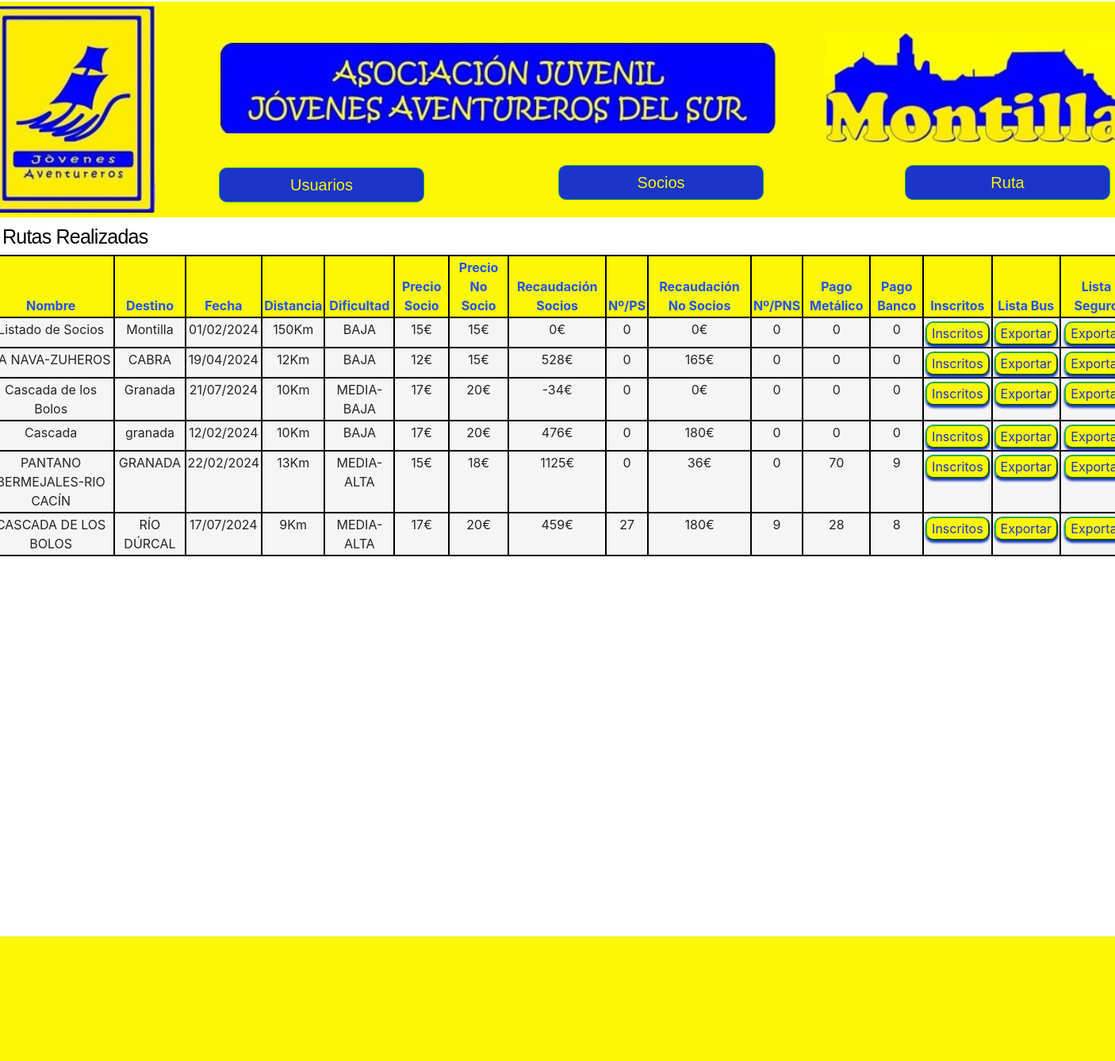
The page /socios/mostrarIncripciones/cerradas/ on the database as committed earlier.
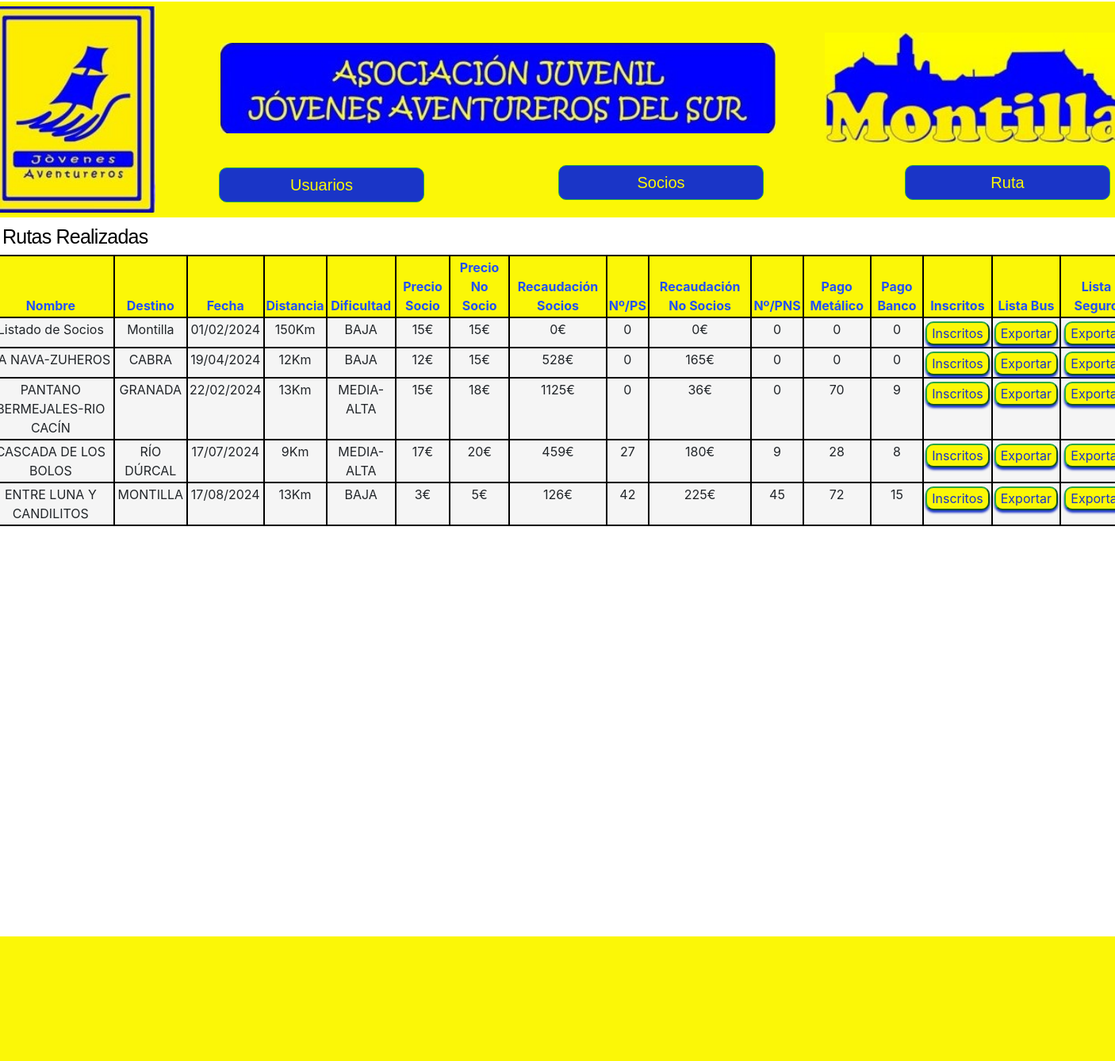
The same page on the database as committed later.
### Socios/models.py (models this page shows, shortened)
class Inscripciones(models.Model):
    id = models.AutoField(primary_key=True)
    nombre = models.CharField(max_length=30)
    destino = models.CharField(max_length=30, blank=False)
    fecha = models.CharField(max_length=16, blank=False)
    distancia = models.IntegerField(default=0)
    dificultad = models.CharField(max_length=20, choices=DIFICULTAD, default=BAJA)
    precio_socio = models.PositiveIntegerField()
    precio_no_socio = models.PositiveIntegerField()
    finalizada = models.BooleanField(default=False)
    recaudacion_socios = models.IntegerField(default=0)
    recaudacion_no_socios = models.IntegerField(default=0)
    pago_metalico = models.IntegerField(default=0)
    pago_banco = models.IntegerField(default=0)
    total_socios = models.IntegerField(default=0)
    total_no_socios = models.IntegerField(default=0)
    total_guias = models.IntegerField(default=0)

### Socios/views.py (the view)
# urls.py: path("mostrarIncripciones/cerradas/", listar_incripciones_cerradas, name="Incripciones Cerradas"),
def listar_incripciones_cerradas(request):
    calcular_suma(request)
    inscripciones = Inscripciones.objects.filter(finalizada = True)
    page = request.GET.get('page', 1)  # Obtener el número de página de la solicitud GET
    try:
        paginator = Paginator(inscripciones, 12)  # 6 usuarios por página
        inscripciones = paginator.page(page)
    except PageNotAnInteger:
            raise Http404
    return render(request, 'socios/mostrarInscripcionCerrada.html', {"entity":inscripciones, "paginator":paginator})

### Socios/views.py (called while the page is built, shortened)
def calcular_suma(request):
    total_socios = 0
    total_no_socios = 0
    total_metalico = 0
    total_banco = 0
    numero_socios = 0
    numero_no_socios = 0
    total_guia = 0
    inscripciones = Inscripciones.objects.filter(finalizada = False)
    if inscripciones:
        for ins in inscripciones:
            inscripciones_socio = Inscripcion_Socio.objects.filter(inscripcion = ins)
            ins.total_guias = total_guia
            ins.recaudacion_socios = total_socios
            ins.recaudacion_no_socios = total_no_socios
            ins.pago_metalico = total_metalico - total_guia
            ins.pago_banco = total_banco
            ins.total_socios = numero_socios - total_guia
            ins.total_no_socios = numero_no_socios
            ins.save()
    return print("Todo correcto")

### Socios/templates/socios/mostrarInscripcionCerrada.html (shortened to what this page needs)
{% extends "jovenesAventureros/base.html" %}
{% load crispy_forms_tags %}
{% load static %}
{% block content %}
<div class="overlap-groupRegister">
  <p class="gestiones" style="font-size: 25px; margin-left: -660px; margin-top: -345px;">Rutas Realizadas</p>
  <div class="contenedorFormularioSocio">
    <table class ="table" style="margin-left: -70px; margin-top: 0px;">
      <thead>
        <tr>
          <th class="th">Nombre</th>
          <th class="th">Destino</th>
          <th class="th">Fecha</th>
          <th class="th">Distancia</th>
          <th class="th">Dificultad</th>
          <th class="th">Precio Socio</th>
          <th class="th">Precio No Socio</th>
          <th class="th">Recaudación Socios</th>
          <th class="th">Nº/PS</th>
          <th class="th">Recaudación No Socios</th>
          <th class="th">Nº/PNS</th>
          <th class="th">Pago Metálico</th>
          <th class="th">Pago Banco</th>
          <th class="th">Inscritos</th>
          <th class="th">Lista Bus</th>
          <th class="th">Lista Seguro</th>
        </tr>
      </thead>
      <tbody>
        {% for ins in entity %}
          <tr>
            <td class="td">{{ ins.nombre }}</td>
            <td class="td">{{ ins.destino }}</td>
            <td class="td">{{ ins.fecha }}</td>
            <td class="td">{{ ins.distancia }}Km</td>
            <td class="td">{{ ins.dificultad }}</td>
            <td class="td">{{ ins.precio_socio }}€</td>
            <td class="td">{{ ins.precio_no_socio }}€</td>
            <td class="td">{{ ins.recaudacion_socios }}€</td>
            <td class="td">{{ ins.total_socios}}</td>
            <td class="td">{{ ins.recaudacion_no_socios }}€</td>
            <td class="td">{{ ins.total_no_socios}}</td>
            <td class="td">{{ ins.pago_metalico }}</td>
            <td class="td">{{ ins.pago_banco }}</td>
            <td class="td">
              <button type="submit" class="btn2 btn-success" style="margin-top: 2px; background-color: #FBF707; border-radius: 10px; color: rgba(26, 53, 199, 1);"><a href="{% url 'Usuarios Inscritos' ins.id %}" style="color: rgba(26, 53, 199, 1);">Inscritos</a></button>
          </td>
            <td class="td">
              <button type="submit" class="btn2 btn-success" style="margin-top: 2px; background-color: #FBF707; border-radius: 10px; color: rgba(26, 53, 199, 1);"><a href="{% url 'Exportar a PDF' ins.id%}" style="color: rgba(26, 53, 199, 1);">Exportar</a></button>
            </td>
            <td class="td">
              <button type="submit" class="btn2 btn-success" style="margin-top: 2px; background-color: #FBF707; border-radius: 10px; color: rgba(26, 53, 199, 1);"><a href="{% url 'Exportar a PDF V2' ins.id%}" style="color: rgba(26, 53, 199, 1);">Exportar</a></button>
            </td>
          </tr>
        {% endfor %}
      </tbody>
    </table>
  </div>
  </div>
  <div class="boIni">
</div>
{% endblock %}

### Inicio/templates/jovenesAventureros/base.html (shortened to what this page needs)
<!DOCTYPE html>
<html>
<head>
{% load static %}
<link href="{% static 'JA/vendor/bootstrap/css/bootstrapp.min.css'%}" rel="stylesheet">
<link href="{% static 'JA/css/gestion.css'%}" rel="stylesheet">
<link href="{% static 'JA/css/styleguide.css'%}" rel="stylesheet">
</head>
<body>
  <div class="pgina-de-inicio">
  <div class="div">
  {% block content %}
  {% endblock%}
  <div class="frame-3">
  <img class="logo" src="{% static 'JA/img/cabecera1.jpg' %}"/>
  <img class="logoc" src="{% static 'JA/img/cabeceraCentral.jpg' %}"/>
  <img class="logof" src="{% static 'JA/img/cabeceraFinal.jpg' %}"/>
  <div class="text-wrapper-3" style="margin-left: 200px; margin-top: 20px;"><button type="submit" class="btn btn-success" style="margin-top: -5px; margin-bottom: 15px;background-color:rgba(26, 53, 199, 1); border-radius: 10px; color: #FBF707; width: 90%;font-size: 20px;"><a href="{% url 'Listar Socios' %}" style="color: #FBF707;">Usuarios</a></button></div>
  <div class="text-wrapper-4" style="margin-left: 125px;margin-top: 20px"><button type="submit" class="btn btn-success" style="margin-top: -5px; margin-bottom: 15px;background-color:rgba(26, 53, 199, 1); border-radius: 10px; color: #FBF707; width: 90%;font-size: 20px;"><a href="{% url 'Mostrar Usuarios Socios' %}" style="color: #FBF707">Socios</a></button></div>
  <div class="text-wrapper-5" style="margin-top: 20px;"><button type="submit" class="btn btn-success" style="margin-top: -5px; margin-bottom: 15px;background-color:rgba(26, 53, 199, 1); border-radius: 10px; color: #FBF707; width: 90%;font-size: 20px;"><a href="{% url 'Incripciones Abiertas' %}" style="color: #FBF707">Ruta</a></button></div>
  </div>
  </div>
  </div>
  </body>

### Inicio/static/JA/css/gestion.css (style rules this page uses)
.pgina-de-inicio { background-color: #ffffff; display: flex; flex-direction: row; justify-content: center; width: 100%; }
.pgina-de-inicio .div { width: 1440px; height: 1024px; position: relative; }
.pgina-de-inicio .logo { position: absolute; width: 400px; height: 260px; top: -133px; left: -90px; bottom: 30px; object-fit: contain; }
.pgina-de-inicio .logoc { position: absolute; width: 700px; height: 400px; top: -230px; left: 295px; bottom: 30px; object-fit: contain; }
.pgina-de-inicio .logof { position: absolute; width: 500px; height: 140px; top: -100px; left: 1000px; bottom: 30px; object-fit: contain; }
.pgina-de-inicio .frame-3 { width: 1460px; height: 133px; bottom: 750px; left: 0; right: 0; position: absolute; background-color: var(--azul); }
.pgina-de-inicio .text-wrapper-3 { position: absolute; width: 287px; top: 55px; left: 79px; font-family: "Sora-Regular", Helvetica; font-weight: 400; color: rgba(26, 53, 199, 1); font-size: 18px; text-align: center; letter-spacing: -0.36px; line-height: 21.6px; }
.pgina-de-inicio .text-wrapper-4 { left: 582px; position: absolute; width: 287px; top: 52px; font-family: "Sora-Regular", Helvetica; font-weight: 400; color: rgba(26, 53, 199, 1); font-size: 18px; text-align: center; letter-spacing: -0.36px; line-height: 21.6px; }
.pgina-de-inicio .text-wrapper-5 { left: 1144px; position: absolute; width: 287px; top: 52px; font-family: "Sora-Regular", Helvetica; font-weight: 400; color: rgba(26, 53, 199, 1); font-size: 18px; text-align: center; letter-spacing: -0.36px; line-height: 21.6px; }
.pgina-de-inicio .btn { box-shadow: 0px 3px 3px 0px var(--azul); }
.pgina-de-inicio .btn2 { box-shadow: 0px 3px 3px 0px rgba(26, 53, 199, 1); }
.pgina-de-inicio .boIni { width: 1466px; height: 157px; margin-top: calc(100% - 400px); left: 0; right: 0; position: relative; background-color: var(--azul); }
.pgina-de-inicio .overlap-groupRegister { position: absolute; width: 1205px; height: 400px; top: 320px; bottom: 350px; left: 120px; }
.pgina-de-inicio .contenedorFormularioSocio { background-color: white; width: 120%; border-radius: 5px; padding: 1px 0px; left: 120px; margin-left: -50px; }
.pgina-de-inicio .table { border-collapse: collapse; margin-top: 60px; margin-left: -12px; width: 100%; background-color: whitesmoke; }
.pgina-de-inicio .table, .pgina-de-inicio .tableP, .pgina-de-inicio .table th, .pgina-de-inicio .table td, .pgina-de-inicio .tableP th, .pgina-de-inicio .tableP td, .pgina-de-inicio .tableP .thh, .pgina-de-inicio .tableP .tdh, .pgina-de-inicio .tableP .tdv, .pgina-de-inicio .tableP .tdr, .pgina-de-inicio .tableP .tde, .pgina-de-inicio .tableC td, .pgina-de-inicio .tableC .thh, .pgina-de-inicio .tableC .tdh, .pgina-de-inicio .tableC .tdv, .pgina-de-inicio .tableC .tdr, .pgina-de-inicio .tableC .tde, .pgina-de-inicio .tableD .td, .pgina-de-inicio .tableD .thh, .pgina-de-inicio .tableD .tdh, .pgina-de-inicio .tableD .tdv, .pgina-de-inicio .tableD .tdr, .pgina-de-inicio .tableD .tde, .pgina-de-inicio .tableR .td, .pgina-de-inicio .tableR .thh, .pgina-de-inicio .tableR .tdh, .pgina-de-inicio .tableR .tdv, .pgina-de-inicio .tableR .tdr, .pgina-de-inicio .tableR .tde, .pgina-de-inicio .tableC, .pgina-de-inicio .tableD, .pgina-de-inicio .tableR { border: 2px solid black; }
.pgina-de-inicio .th, .pgina-de-inicio td { padding: 2px; text-align: center; }
.pgina-de-inicio .th { background-color: var(--azul); color: rgb(34, 81, 249); }
.pgina-de-inicio .gestiones { position: absolute; top: 300px; left: 560px; font-family: "Sora-Regular", Helvetica; font-weight: 400; color: #000000; font-size: 39px; text-align: center; letter-spacing: -0.78px; line-height: 46.8px; white-space: nowrap; }

### Inicio/static/JA/css/styleguide.css (style rules this page uses)
:root { --prueba: rgba(0, 0, 0, 1); --azul: #FBF707; --blaugrana: rgba(144, 3, 79, 1); --prueba-font-family: "Sora", Helvetica; --prueba-font-weight: 400; --prueba-font-size: 16px; --prueba-letter-spacing: 0px; --prueba-line-height: normal; --prueba-font-style: normal; }

Rows that differ between the two databases and show on the page:
removed Inscripciones: nombre "Cascada de los Bolos", destino "Granada", fecha "21/07/2024", distancia "10", dificultad "MEDIA-BAJA", precio_socio "17", precio_no_socio "20", recaudacion_socios "-34", total_socios "0", recaudacion_no_socios "0", total_no_socios "0", pago_metalico "0", pago_banco "0"
removed Inscripciones: nombre "Cascada", destino "granada", fecha "12/02/2024", distancia "10", dificultad "BAJA", precio_socio "17", precio_no_socio "20", recaudacion_socios "476", total_socios "0", recaudacion_no_socios "180", total_no_socios "0", pago_metalico "0", pago_banco "0"
added Inscripciones: nombre "ENTRE LUNA Y CANDILITOS", destino "MONTILLA", fecha "17/08/2024", distancia "13", dificultad "BAJA", precio_socio "3", precio_no_socio "5", recaudacion_socios "126", total_socios "42", recaudacion_no_socios "225", total_no_socios "45", pago_metalico "72", pago_banco "15"
